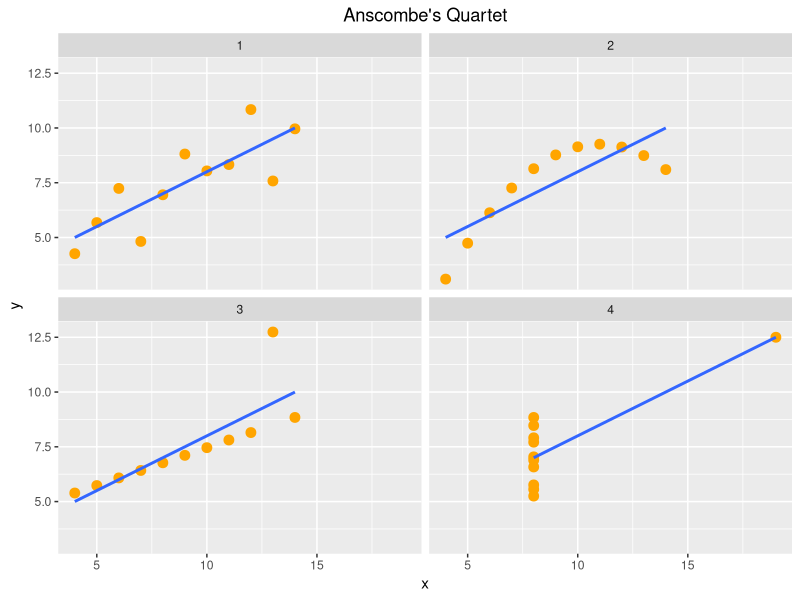

Recreate this plot in R.
# Title: Anscombe's Quartet Visualization
# Date: 2026.3.12

library(ggplot2)
library(dplyr)
library(tidyr)

df <- anscombe

anscombe_long <- df %>%
  mutate(id = 1:n()) %>%
  pivot_longer(
    cols = everything(),
    names_to = c(".value", "set"),
    names_pattern = "(.)(.)"
  ) %>%
  filter(set != "d") %>%
  select(-i)

ggplot(anscombe_long, aes(x = x, y = y)) +
  geom_point(size = 3, color = "orange") +
  geom_smooth(method = "lm", se = FALSE) +
  facet_wrap(~set, nrow = 2, ncol = 2) +
  ggtitle("Anscombe's Quartet") +
  theme(plot.title = element_text(hjust = 0.5))
# end
